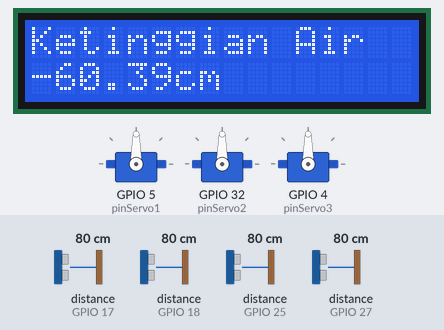
The sketch below on a simulated ESP32. On the bench: 16×2 character LCD, 3 × servo. Wiring (inferred from the names in the program): 4 × ultrasonic range finder: trigger GPIO 16, echo GPIO 17 / trigger GPIO 19, echo GPIO 18 / trigger GPIO 26, echo GPIO 27 / trigger GPIO 33, echo GPIO 25. The test bench sets the inputs (shaded band); at power-on: distance to the obstacle (sensors on GPIO 17, GPIO 18, GPIO 25, GPIO 27) 80 cm. The echo pulse lasts 58.3 µs per cm; WiFi joins after 1.5 s; servers stay silent unless stated; uploads are accepted with an empty reply; what the sketch prints to the serial monitor is not drawn.

Above: at 3.0 s.
3.1 s: distance to the obstacle (sensor on GPIO 17) set to 250 cm
At 4.8 s:
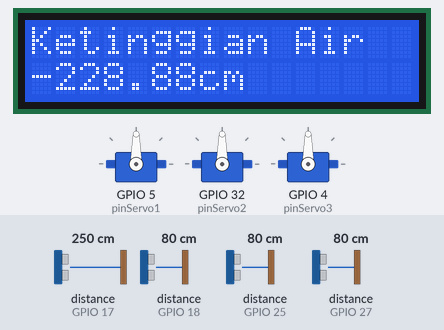
7.3 s: distance to the obstacle (sensor on GPIO 17) set to 12 cm
At 8.5 s:
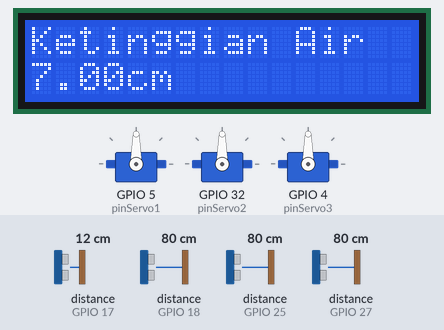
8.8 s: distance to the obstacle (sensor on GPIO 17) set to 9 cm
At 10.02 s:
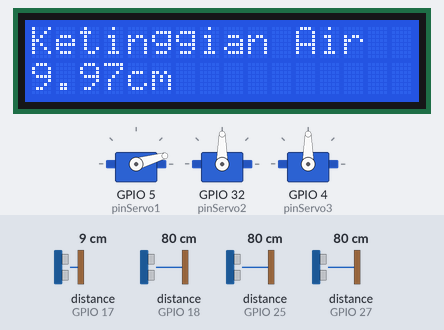
12.2 s: distance to the obstacle (sensor on GPIO 18) set to 10 cm
16.4 s: distance to the obstacle (sensor on GPIO 18) set to 7 cm
17.9 s: distance to the obstacle (sensor on GPIO 17) set to 299 cm
At 22.5 s:
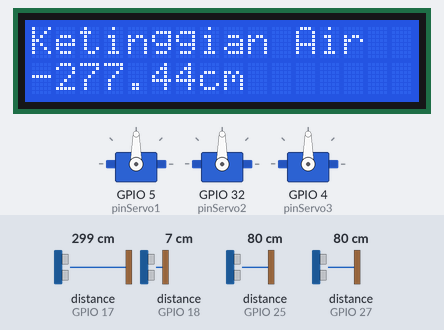
Timing chart, 0 to 23.1 s (numbered marks = the images above; inputs shaded):
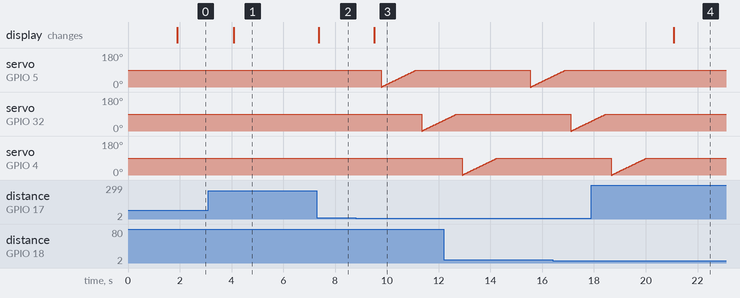

The sketch:

WadukIrigasi.ino
```cpp
#include <LiquidCrystal_I2C.h>
#include <Servo.h>
#include <WiFi.h>
#include <HTTPClient.h>
#include <Arduino_JSON.h>
#include <BlynkSimpleEsp32.h>
Servo servo1;
Servo servo2;
Servo servo3;

#define BLYNK_TEMPLATE_ID "TMPL6i43gn9Q0"
#define BLYNK_TEMPLATE_NAME "baru"
#define BLYNK_AUTH_TOKEN "mUOKGfGRJ8gt9Xu3nxDQ3fDCD-s7wT7b"

const char* ssid = "Random";
const char* password = "abcd12345";
const char* serverName = "http://192.168.43.204/projectarduino/api.php";

const int lcdColumn = 16;
const int lcdRows = 2;

LiquidCrystal_I2C lcd(0x27, lcdColumn, lcdRows);

int valueServo1 = 0;
int valueServo2 = 0;
int valueServo3 = 0;

/*
 * LCD Pin
 * SDA = 21;
 * scl = 22;
 */

//Ultrasonic Respon To LCD
const int trigPin0 = 16;
const int echoPin0 = 17;

//Ultrasonic 1 Respon To Servo 1
const int pinServo1 = 5;
const int trigPin1 = 19;
const int echoPin1 = 18;

//Ultrasonic 2 Respon To Servo 2
const int pinServo2 = 32;
const int trigPin2 = 33;
const int echoPin2 = 25;

//Ultrasonic 3 Respon To Servo 3
const int pinServo3 = 4;
const int trigPin3 = 26;
const int echoPin3 = 27;

//Long Distance From Waduk
long duration0;
float distance0;
float ketinggianAir0;
float kedalamanWadah0 = 18.9;

//Long Distance from Pintu 1
long duration1;
float distance1;
float ketinggianAir1;
float kedalamanWadah1 = 9.4; //9.5

//Long Distance from Pintu 2
long duration2;
float distance2;
float ketinggianAir2;
float kedalamanWadah2 = 9.4; //9.4

//Long Distance from Pintu 3
long duration3;
float distance3;
float ketinggianAir3;
float kedalamanWadah3 = 9.5; //9.5

//IPAddress local_IP(192, 168, 1, 12);
//IPAddress gateway(192, 168, 1, 1);
//IPAddress subnet(255, 255, 255, 0);
//IPAddress primaryDNS(8, 8, 8, 8);
//IPAddress secondaryDNS(8, 8, 4, 4);

void setup() {
  Serial.begin(9600); // Starts the serial communication
  Serial.println("Initializing...");

  lcd.init();
  lcd.backlight();

  pinMode(trigPin0, OUTPUT); // Sets the trigPin as an Output Ultrasonic 1
  pinMode(echoPin0, INPUT); // Sets the echoPin as an Input Ultrasonic 1

  pinMode(trigPin1, OUTPUT); // Sets the trigPin as an Output Ultrasonic 2
  pinMode(echoPin1, INPUT); // Sets the echoPin as an Input Ultrasonic 2
  servo1.attach(pinServo1);

  pinMode(trigPin2, OUTPUT); // Sets the trigPin as an Output Ultrasonic 3
  pinMode(echoPin2, INPUT); // Sets the echoPin as an Input Ultrasonic 3
  servo2.attach(pinServo2);

  pinMode(trigPin3, OUTPUT); // Sets the trigPin as an Output Ultrasonic 4
  pinMode(echoPin3, INPUT); // Sets the echoPin as an Input Ultrasonic 4
  servo3.attach(pinServo3);

  WiFi.mode(WIFI_STA);
  WiFi.begin(ssid, password);
  while (WiFi.status() != WL_CONNECTED) {
    delay(500);
  }
//  WiFi.config(local_IP, gateway, subnet, primaryDNS, secondaryDNS);

  Serial.println("STATUS: WIFI CONNECTED");
  Serial.print("IP ADDRESS: ");
  Blynk.begin(BLYNK_AUTH_TOKEN, ssid, password);
  Serial.println(WiFi.localIP());
}

void loop() {
  Blynk.run();
  wadukMainHandler();
}


void sendtoDatabase(float distance) {
  if (WiFi.status() == WL_CONNECTED) {
      WiFiClient client;
      HTTPClient http;

      // Your Domain name with URL path or IP address with path
      http.begin(client, serverName);

      http.addHeader("Content-Type", "application/x-www-form-urlencoded");
      String postData = "api_key=tPmAT5Ab3j7F9&ketinggianair=";
      String totalPostData = postData+distance;
      int httpResponseCode = http.POST(totalPostData);
      String payload = http.getString();

      if (httpResponseCode>0) {
        Serial.print("HTTP Response code: ");
        Serial.println(httpResponseCode);
        Serial.println(payload);
      }
      else {
        Serial.print("HTTP Error code: ");
        Serial.println(httpResponseCode);
        Serial.println(payload);
      }
      // Free resources
      http.end();
    }
}

void displaytoLCD(float distance)
{
  // Prints the distance on the Serial Monitor
  Serial.print("Ketinggian Air: ");
  Serial.print(distance);
  Serial.println("cm");

  lcd.clear();
  lcd.setCursor(0, 0);
  lcd.print("Ketinggian Air ");
  lcd.setCursor(0, 1);
  lcd.print(distance);
  lcd.print("cm");
}

void wadukMainHandler()
{
  digitalWrite(trigPin0, LOW);
  delayMicroseconds(2);
  // Sets the trigPin on HIGH state for 10 micro seconds
  digitalWrite(trigPin0, HIGH);
  delayMicroseconds(10);
  digitalWrite(trigPin0, LOW);
  // Reads the echoPin, returns the sound wave travel time in microseconds
  duration0 = pulseIn(echoPin0, HIGH);
  // Calculating the distance
  distance0 = duration0 * 0.034 / 2;
  ketinggianAir0 = kedalamanWadah0- distance0;
  displaytoLCD(ketinggianAir0);
  Blynk.virtualWrite(V6,ketinggianAir0);

  digitalWrite(trigPin1, LOW);
  delayMicroseconds(2);
  // Sets the trigPin on HIGH state for 10 micro seconds
  digitalWrite(trigPin1, HIGH);
  delayMicroseconds(10);
  digitalWrite(trigPin1, LOW);
  // Reads the echoPin, returns the sound wave travel time in microseconds
  duration1 = pulseIn(echoPin1, HIGH);
  // Calculating the distance
  distance1 = duration1 * 0.034 / 2;
  ketinggianAir1 = kedalamanWadah1 - distance1;
  // Prints the distance on the Serial Monitor
  Serial.print("Ketinggian Air di Pintu 1: ");
  Serial.print(ketinggianAir1);
  Serial.println("cm");
  Blynk.virtualWrite(V3,ketinggianAir1);

  digitalWrite(trigPin2, LOW);
  delayMicroseconds(2);
  // Sets the trigPin on HIGH state for 10 micro seconds
  digitalWrite(trigPin2, HIGH);
  delayMicroseconds(10);
  digitalWrite(trigPin2, LOW);
  // Reads the echoPin, returns the sound wave travel time in microseconds
  duration2 = pulseIn(echoPin2, HIGH);
  // Calculating the distance
  distance2 = duration2 * 0.034 / 2;
  ketinggianAir2 = kedalamanWadah2 - distance2;
  // Prints the distance on the Serial Monitor
  Serial.print("Ketinggian Air di Pintu 2: ");
  Serial.print(ketinggianAir2);
  Serial.println("cm");
  Blynk.virtualWrite(V4,ketinggianAir2);

  digitalWrite(trigPin3, LOW);
  delayMicroseconds(2);
  // Sets the trigPin on HIGH state for 10 micro seconds
  digitalWrite(trigPin3, HIGH);
  delayMicroseconds(10);
  digitalWrite(trigPin3, LOW);
  // Reads the echoPin, returns the sound wave travel time in microseconds
  duration3 = pulseIn(echoPin3, HIGH);
  // Calculating the distance
  distance3 = duration3 * 0.034 / 2;
  ketinggianAir3 = kedalamanWadah3 - distance3;
  // Prints the distance on the Serial Monitor
  Serial.print("Ketinggian Air di Pintu 3: ");
  Serial.print(ketinggianAir3);
  Serial.println("cm");
  Blynk.virtualWrite(V5,ketinggianAir3);

  pintuMainHandler(ketinggianAir0, ketinggianAir1, ketinggianAir2, ketinggianAir3);
  delay(1000);
}

void pintuHandlerServo1(float ketinggianAir0, float ketinggianAir1)
{
  sendtoDatabase(ketinggianAir0);
  for (valueServo1 = 0; valueServo1 <= 90; valueServo1++)
  {
    servo1.write(valueServo1);
    delay(15);
  }
}


void pintuHandlerServo2(float ketinggianAir0, float ketinggianAir2)
{
  sendtoDatabase(ketinggianAir0);
  for (valueServo2 = 0; valueServo2 <= 90; valueServo2++)
  {
    servo2.write(valueServo2);
    delay(15);
  }
}

void pintuHandlerServo3(float ketinggianAir0, float ketinggianAir3)
{
  sendtoDatabase(ketinggianAir0);
  for (valueServo3 = 0; valueServo3 <= 90; valueServo3++)
  {
    servo3.write(valueServo3);
    delay(15);
  }
}

void pintuMainHandler(float ketinggianAir0, float ketinggianAir1, float ketinggianAir2, float ketinggianAir3)
{
  if (ketinggianAir0 >= 8.0)
  {
    if (ketinggianAir1 <= 1.0 && ketinggianAir2 <= 1.0 && ketinggianAir3 <= 1.0)
    {
        pintuHandlerServo1(ketinggianAir0, ketinggianAir1);
        pintuHandlerServo2(ketinggianAir0, ketinggianAir2);
        pintuHandlerServo3(ketinggianAir0, ketinggianAir3);
    }
    else
    {
      if (ketinggianAir1 < ketinggianAir2)
      {
        if (ketinggianAir1 < ketinggianAir3)
        {
            if (ketinggianAir0 >= 8.0)
            {
              if (ketinggianAir1 <= 10.0)
              {
                    pintuHandlerServo1(ketinggianAir0, ketinggianAir1);
              }
            }
        }
        else
        {
            if (ketinggianAir0 >= 8.0)
            {
              if (ketinggianAir3 <= 10.0)
              {
                   pintuHandlerServo3(ketinggianAir0, ketinggianAir3);
              }
            }
        }
      }
      else
      {
        if (ketinggianAir2 < ketinggianAir3)
        {
            if (ketinggianAir0 >= 8.0)
            {
              if (ketinggianAir1 <= 10.0)
              {
                    pintuHandlerServo2(ketinggianAir0, ketinggianAir2);
              }
            }
        }
        else
        {
            if (ketinggianAir0 >= 8.0)
            {
              if (ketinggianAir3 <= 10.0)
              {
                    pintuHandlerServo3(ketinggianAir0, ketinggianAir3);
              }
            }
        }
      }
    }
  }
}
```

Measured:
- the behaviour switches between 11 and 10 cm on distance to the obstacle (sensor on GPIO 17) (found by bisection; images 2 and 3)
- after the input at 3.1 s, the display: changes after 0.99 s (image 1)
- after the input at 7.3 s, the display: changes after 0.06 s (image 2)
- after the input at 8.8 s, the display: changes after 0.72 s (image 3)
- after the input at 17.9 s, servo on GPIO 32 (pinServo2): goes on until 18.5 s, then stays 90°; the display: changes after 3.2 s (image 4)
